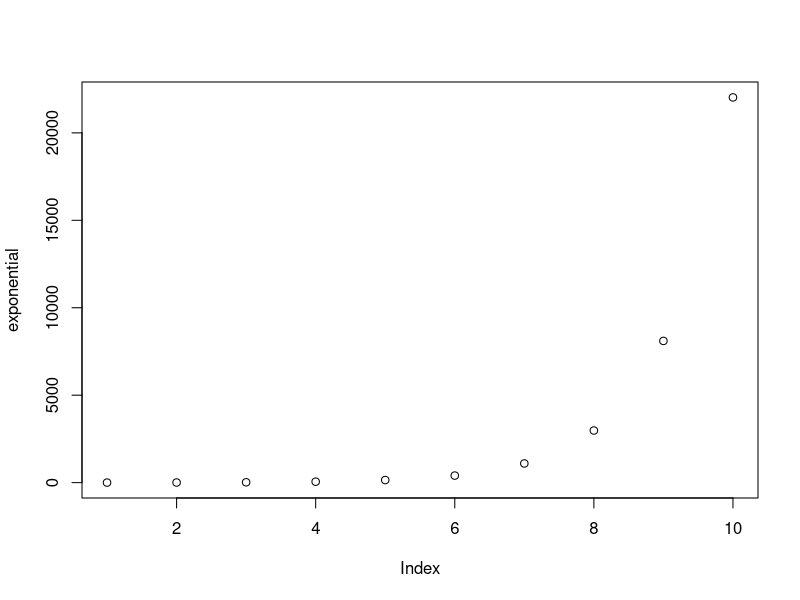
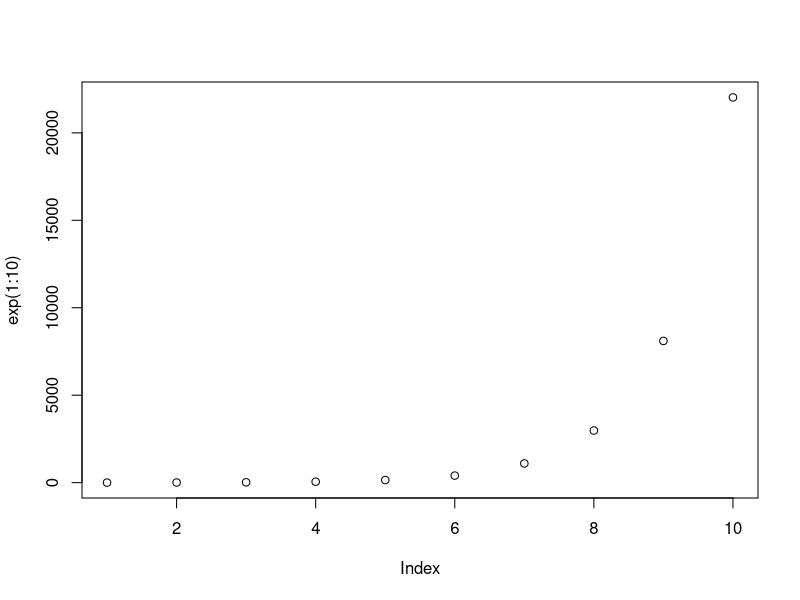

Write R code to recreate these figures, in order. (Note: this script raises an error after producing the figures.)
# # # # # # # # # # # # # # # # # # # # # # # # # # # # # # # # # # # # # # ####
# # # # # # # # # # # # # # # # VECTORS # # # # # # # # # # # # # # # # # # # # 
# # # # # # # # # # # # # # # # # # # # # # # # # # # # # # # # # # # # # # # # 

# create a scalar (Euler number) + pi
scalar <- pi - exp(1) 
scalar

# create an integer vector
int <- as.integer(1:10)
int
class(int)

# create an numeric vector
num <- scalar * int
num
class(num)

# see what is inside the third element in the vector num
num[3]
num[8:10]



# # # # start writing section # # # # 
# What is the difference between integer and numeric vectors?
# uno es una varaible continua, el otro discreto
# Can you see the elements from 5 to 9 in the vector num?
num[5:9]
# Can you sum the num and int vector?
num + int


# # # # finish writing section # # # # 



# vector multiplication
# Hadamard product OR element wise multiplication. The result is a vector.
num * int

# dot product OR inner product. The result is a scalar. 
sum(num * int)
num %*% int


# create a character vector
str <- as.character(c(10,2,5,2,0:5))
str
class(str)

# create a concatenated (sum) string vector by pasting 
strCon <- paste0(str,letters[1:10],LETTERS[10:1])
strCon

# create a factor vector (this is useful for regressions)
LetVec <- rep(LETTERS[1:4], 4)
LetVec
fac <- factor(LetVec, levels = c("B","A","C","D"))
fac
class(fac)
table(fac)



# # # # # # # # # # # # # # # # # # # # # # # # # # # # # # # # # # # # # # ####
# # # # # # # # # # # # # # # # MATRICES# # # # # # # # # # # # # # # # # # # # 
# # # # # # # # # # # # # # # # # # # # # # # # # # # # # # # # # # # # # # # # 

# Paste vectors side to side to create a matrix. Columns bind. 
mat <- cbind(int,num)
mat
class(mat)

# create a matrix from scratch
mat2 <- matrix(rnorm(12),nrow=3,ncol=4)
mat2
class(mat2)
# NOTE: if rnorm() does not specified mean and sd then is a standard normal also known as z distribution

# do you want to constrain the randomness? add a seed
set.seed(1)

# create a more than 2 dimensional matrix (or array)
mat2 <- array(rnorm(27),dim = c(3,3,3))
mat2
class(mat2)

# to take the first column of a matrix
mat[,1]

# to take rows 2 and 7 from the matrix
mat[c(2,7),]



# # # # start writing section # # # # 
# Create an array of 4 x 3 x 2 dimensions filled with 1 values

# Create a second array where you add a standard normal random variable

# Can you sum two matrices?



# # # # finish writing section # # # # 






# # # # # # # # # # # # # # # # # # # # # # # # # # # # # # # # # # # # # # ####
# # # # # # # # # # # # # # # # BOOLEAN LOGIC # # # # # # # # # # # # # # # # # 
# # # # # # # # # # # # # # # # # # # # # # # # # # # # # # # # # # # # # # # # 

# which of the numbers of the first column from mat is a 6?
mat[1,1] == 1
mat[,1] == 6

# which numbers are smaller than 7 and larger than 4
mat[,1] < 7 & mat[,1] > 4

# select rows with numbers smaller than 3 in the first column
mat[mat[,1] < 3,]



# # # # start writing section # # # # 
# what is the proportion of numbers larger than 1 in the mat2 matrix?

# Can you multiply two matrices?



# # # # finish writing section # # # # 



# useful way to install packages
if (!require(mvtnorm)) {install.packages("mvtnorm")}; library (mvtnorm)



# # # # # # # # # # # # # # # # # # # # # # # # # # # # # # # # # # # # # # ####
# # # # # # # # # # # # # # # # CODING STATEMENTS # # # # # # # # # # # # # # # 
# # # # # # # # # # # # # # # # # # # # # # # # # # # # # # # # # # # # # # # # 

# a for loop
exponential <- as.vector(NA)
for (i in 1:10) {
  print(i)
  exponential[i] <- exp(i) 
}
plot(exponential)

#OR with no for loop
plot(exp(1:10))



# an if statement
rand <- rnorm(1)
if (rand < 0) {
  message("random variable is lower than 0")
} else if (rand >= 0 & rand < 1) {
  message("rand is between 0 and 1")
} else {
  message("rand is larger than 1")
}



# # # # start writing section # # # # 
# Create a for loop to count how many even numbers are between 0 and 100?

# Create a loop to ploy a logarithmic function where x = 1:10

# create a function that tells me whether the numbers within a numeric vector 
# are larger or smaller than a number xi 
posOrNeg <- function (x, xi) {
  x <- ifelse(x > xi, "larger", "smaller")
  return(list(x,table(x)))
}
# random variable
x <- rnorm(100)
# call the function
posOrNeg(x, 0)



# # # # finish writing section # # # # 



# # # # # # # # # # # # # # # # # # # # # # # # # # # # # # # # # # # # # # ####
# # # # # # # # # # # # # # # # LISTS # # # # # # # # # # # # # # # # # # # # # 
# # # # # # # # # # # # # # # # # # # # # # # # # # # # # # # # # # # # # # # # 

# example
a <- hist(bvn5[,1], breaks = 20, xlim = axis_lim)
class(a)
a

# how to access the elements within the list?
a$counts
# OR
a[[2]]


# create hour list
myList <- list(list(int,num,exponential),mat,mat2)

# access to the exponential vector
myList[[1]]
myList[[1]][[3]]

# access to the 2d matrix
myList[[2]]


# you can name the list spaces 
myList <- list(mat1D = list(int=int,num=num,exp=exponential),mat2D = mat, mat3D = mat2)
myList$mat1D$exp
myList$mat2D






# # # # # # # # # # # # # # # # # # # # # # # # # # # # # # # # # # # # # # ####
# # # # # # # # # # # # # # # # PROBABILITY # # # # # # # # # # # # # # # # # # 
# # # # # # # # # # # # # # # # # # # # # # # # # # # # # # # # # # # # # # # # 

# # # # # Bernoulli Distribution # # # # #

# how many events?
n <- 10000

# mean and/or sufficient statistic
p <- .5

# simulation
X <- rbinom(n, 1, p)

# call package for visualization
library(ggplot2)
X <- data.frame(x = as.character(c(rep(1,n), rep(0,n))),
                f_x = c(X, 1-X))
ggplot(X,aes(x=x,y=f_x)) + 
  stat_summary(geom="bar") +
  ylim(c(0,1))



# # # # # Binomial Distribution # # # # #

# probability of obtaining 80% correct in the ENARM given that you respond at chance?

# how many random samples?
N <- 1000

# how many questions? (size)
n <- 100

# parameter at chance?
p <- 1/4

# simulation distribution of a die
X <- rbinom(n = n, size = n, prob = p)

# simple visualization
plot(table(X)/N)

# theoretical mean: E[X]=k*p
n*p
# theoretical variance: var[X]=k*p*(1-p)
n*p*(1-p)

# expected value experimental mean
mean(X)
# experimental variance
var(X)


# call package for visualization
library(ggplot2)
X <- data.frame(X=X)
ggplot(X, aes(x=X)) + 
  geom_histogram(binwidth=1, color="black", fill="white") +
  geom_vline(xintercept = 80, color="blue", linetype="dashed", size=1)






# # # # # Normal Distribution # # # # #

# Number of random samples
N <- 1000

# simulate a distribution of IQ (M 100 and SD 15)
iq_dist <- rnorm(N, mean = 100, sd = 15)

# see the histogram
hist(iq_dist)
# more resolution ?
hist(iq_dist, breaks = 50)

# other distributions
# uniform
uniform <- runif(N,min = 0, max = 1)
hist(uniform,20)

# beta
beta <- rbeta(N,0.5,0.5)
hist(beta,20)

beta <- rbeta(N,1,1)
hist(beta,10)



# multivariate normal distribution (useful to cognitive modeling and reinforcement learning)

# Parameters for bivariate normal distribution
# two means
mu <- c(2,0)
# sigma matrix (variance-covariance matrix)
sigma <- matrix(c(  1, -1,
                    -1,   2), nrow = 2, ncol = 2)
# simulate N data points
bvn5 <- mvtnorm::rmvnorm(N,mu,sigma)


# create a vector for the axis limits
axis_lim <- c(-5,6)

# visualize the joint distribution
plot(bvn5[,1],bvn5[,2], xlim = axis_lim, ylim = axis_lim)

# visualize the marginal for the first dimension
hist(bvn5[,1], breaks = 20, xlim = axis_lim)

# visualize the marginal for the second dimension
hist(bvn5[,2], breaks = 20, xlim = axis_lim)

